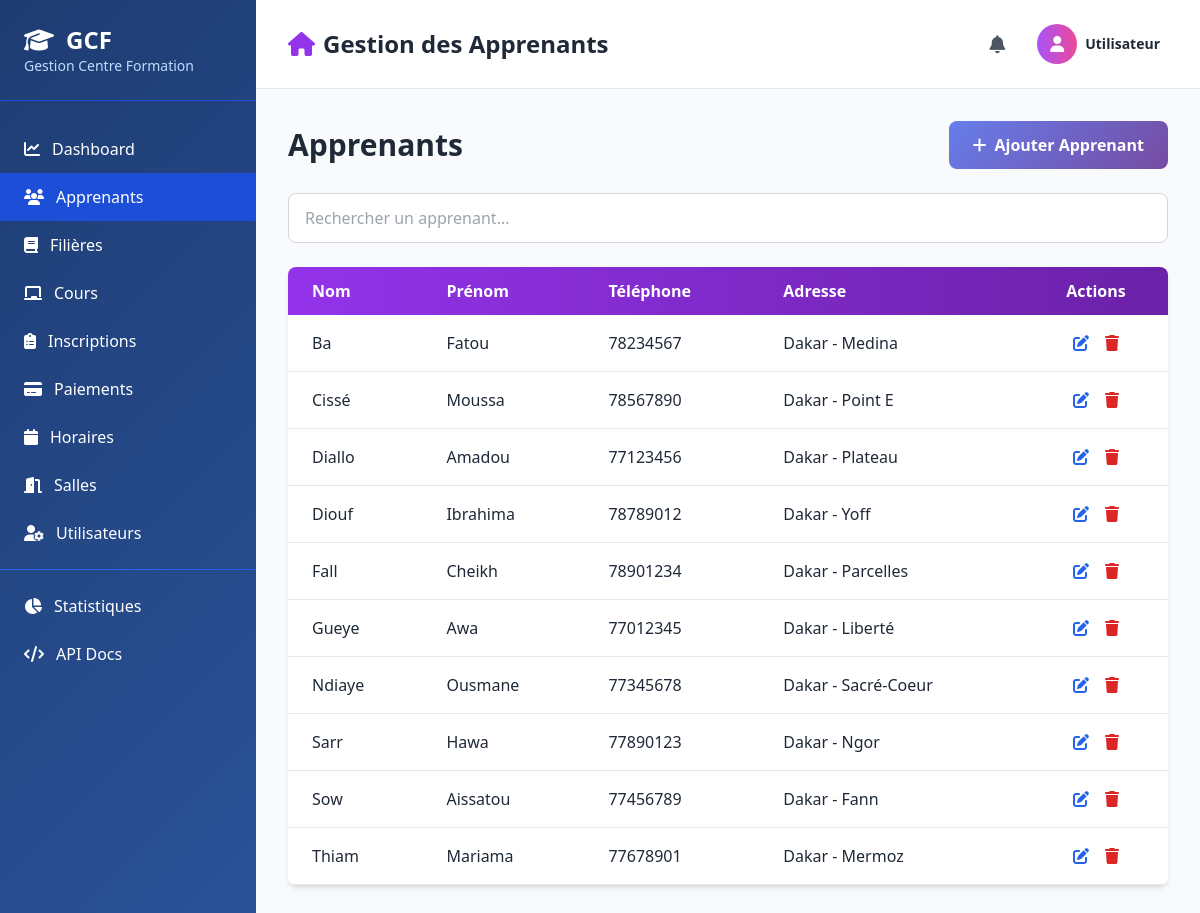
The page /pages/apprenants.php on the database its author committed.
### tables this page shows
CREATE TABLE `apprenant` (
  `id_apprenant` int(11) NOT NULL,
  `nom` varchar(100) NOT NULL,
  `prenom` varchar(100) NOT NULL,
  `telephone` varchar(20) DEFAULT NULL,
  `adresse` varchar(255) DEFAULT NULL
);

### classes/Apprenant.php (called while the page is built, shortened)
<?php
class Apprenant {
    private $conn;
    private $table = 'apprenant';
    public function __construct($db) {
        $this->conn = $db;
    }
    public function getAll() {
        $query = "SELECT * FROM " . $this->table . " ORDER BY nom ASC";
        $stmt = $this->conn->prepare($query);
        $stmt->execute();
        return $stmt->fetchAll(PDO::FETCH_ASSOC);
    }
}

### pages/apprenants.php (the view, shortened to what this page needs)
<?php
require_once __DIR__ . '/../classes/Apprenant.php';
$page_title = 'Gestion des Apprenants';
$database = new Database();
$db = $database->connect();
$apprenant = new Apprenant($db);
$apprenants = $apprenant->getAll();
include __DIR__ . '/../includes/header.php';
?>
                <div class="flex justify-between items-center mb-6">
                    <h2 class="text-3xl font-bold text-gray-800">Apprenants</h2>
                    <button onclick="openModal('addModal')" class="btn-primary text-white px-6 py-3 rounded-lg font-semibold flex items-center">
                        <i class="fas fa-plus mr-2"></i>Ajouter Apprenant
                    </button>
                </div>
                <div class="mb-6">
                    <input type="text" id="searchInput" placeholder="Rechercher un apprenant..."
                           class="w-full px-4 py-3 border border-gray-300 rounded-lg focus:outline-none focus:ring-2 focus:ring-purple-500 focus:border-transparent">
                </div>
                <div class="bg-white rounded-lg shadow-md overflow-hidden">
                    <div class="overflow-x-auto">
                        <table class="w-full" id="apprenantTable">
                            <thead class="bg-gradient-to-r from-purple-600 to-purple-800 text-white">
                                <tr>
                                    <th class="px-6 py-3 text-left">Nom</th>
                                    <th class="px-6 py-3 text-left">Prénom</th>
                                    <th class="px-6 py-3 text-left">Téléphone</th>
                                    <th class="px-6 py-3 text-left">Adresse</th>
                                    <th class="px-6 py-3 text-center">Actions</th>
                                </tr>
                            </thead>
                            <tbody>
                                <?php foreach ($apprenants as $app): ?>
                                <tr class="table-row border-b hover:bg-gray-50">
                                    <td class="px-6 py-4 text-gray-800"><?php echo htmlspecialchars($app['nom']); ?></td>
                                    <td class="px-6 py-4 text-gray-800"><?php echo htmlspecialchars($app['prenom']); ?></td>
                                    <td class="px-6 py-4 text-gray-800"><?php echo htmlspecialchars($app['telephone'] ?? '-'); ?></td>
                                    <td class="px-6 py-4 text-gray-800"><?php echo htmlspecialchars($app['adresse'] ?? '-'); ?></td>
                                    <td class="px-6 py-4 text-center">
                                        <a href="?edit=<?php echo $app['id_apprenant']; ?>" class="text-blue-600 hover:text-blue-800 mr-3">
                                            <i class="fas fa-edit"></i>
                                        </a>
                                        <a href="?delete=<?php echo $app['id_apprenant']; ?>" class="text-red-600 hover:text-red-800" onclick="return confirm('Êtes-vous sûr?')">
                                            <i class="fas fa-trash"></i>
                                        </a>
                                    </td>
                                </tr>
                                <?php endforeach; ?>
                            </tbody>
                        </table>
                    </div>
                </div>
<?php include __DIR__ . '/../includes/footer.php'; ?>

### includes/header.php (shortened to what this page needs)
<!DOCTYPE html>
<html lang="fr">
<head>
    <script src="https://cdn.tailwindcss.com"></script>
    <link href="https://cdnjs.cloudflare.com/ajax/libs/font-awesome/6.4.0/css/all.min.css" rel="stylesheet">
</head>
<body class="bg-gray-50">
    <div class="flex h-screen bg-gray-100">
        <div class="sidebar w-64 text-white shadow-lg">
            <div class="p-6 border-b border-blue-700">
                <h1 class="text-2xl font-bold flex items-center">
                    <i class="fas fa-graduation-cap mr-3"></i>GCF
                </h1>
                <p class="text-blue-200 text-sm">Gestion Centre Formation</p>
            </div>
            <nav class="mt-6">
                <a href="dashboard.php" class="block px-6 py-3 hover:bg-blue-700 transition <?php echo basename($_SERVER['PHP_SELF']) == 'dashboard.php' ? 'bg-blue-700' : ''; ?>">
                    <i class="fas fa-chart-line mr-3"></i>Dashboard
                </a>
                <a href="apprenants.php" class="block px-6 py-3 hover:bg-blue-700 transition <?php echo basename($_SERVER['PHP_SELF']) == 'apprenants.php' ? 'bg-blue-700' : ''; ?>">
                    <i class="fas fa-users mr-3"></i>Apprenants
                </a>
                <a href="filieres.php" class="block px-6 py-3 hover:bg-blue-700 transition <?php echo basename($_SERVER['PHP_SELF']) == 'filieres.php' ? 'bg-blue-700' : ''; ?>">
                    <i class="fas fa-book mr-3"></i>Filières
                </a>
                <a href="cours.php" class="block px-6 py-3 hover:bg-blue-700 transition <?php echo basename($_SERVER['PHP_SELF']) == 'cours.php' ? 'bg-blue-700' : ''; ?>">
                    <i class="fas fa-chalkboard mr-3"></i>Cours
                </a>
                <a href="inscriptions.php" class="block px-6 py-3 hover:bg-blue-700 transition <?php echo basename($_SERVER['PHP_SELF']) == 'inscriptions.php' ? 'bg-blue-700' : ''; ?>">
                    <i class="fas fa-clipboard-list mr-3"></i>Inscriptions
                </a>
                <a href="paiements.php" class="block px-6 py-3 hover:bg-blue-700 transition <?php echo basename($_SERVER['PHP_SELF']) == 'paiements.php' ? 'bg-blue-700' : ''; ?>">
                    <i class="fas fa-credit-card mr-3"></i>Paiements
                </a>
                <a href="horaires.php" class="block px-6 py-3 hover:bg-blue-700 transition <?php echo basename($_SERVER['PHP_SELF']) == 'horaires.php' ? 'bg-blue-700' : ''; ?>">
                    <i class="fas fa-calendar mr-3"></i>Horaires
                </a>
                <a href="salles.php" class="block px-6 py-3 hover:bg-blue-700 transition <?php echo basename($_SERVER['PHP_SELF']) == 'salles.php' ? 'bg-blue-700' : ''; ?>">
                    <i class="fas fa-door-open mr-3"></i>Salles
                </a>
                <a href="users.php" class="block px-6 py-3 hover:bg-blue-700 transition <?php echo basename($_SERVER['PHP_SELF']) == 'users.php' ? 'bg-blue-700' : ''; ?>">
                    <i class="fas fa-user-cog mr-3"></i>Utilisateurs
                </a>
                <hr class="my-3 border-blue-600">
                <a href="statistiques.php" class="block px-6 py-3 hover:bg-blue-700 transition <?php echo basename($_SERVER['PHP_SELF']) == 'statistiques.php' ? 'bg-blue-700' : ''; ?>">
                    <i class="fas fa-chart-pie mr-3"></i>Statistiques
                </a>
                <a href="api-docs.php" class="block px-6 py-3 hover:bg-blue-700 transition <?php echo basename($_SERVER['PHP_SELF']) == 'api-docs.php' ? 'bg-blue-700' : ''; ?>">
                    <i class="fas fa-code mr-3"></i>API Docs
                </a>
            </nav>
        </div>
        <div class="flex-1 flex flex-col overflow-hidden">
            <div class="bg-white border-b border-gray-200 shadow-sm">
                <div class="flex items-center justify-between px-8 py-4">
                    <h2 class="text-2xl font-bold text-gray-800">
                        <i class="fas fa-home text-purple-600 mr-2"></i><?php echo isset($page_title) ? $page_title : 'Dashboard'; ?>
                    </h2>
                    <div class="flex items-center space-x-4">
                        <button class="p-2 text-gray-600 hover:text-gray-900 hover:bg-gray-100 rounded-lg">
                            <i class="fas fa-bell text-lg"></i>
                        </button>
                        <div class="relative group">
                            <div class="flex items-center space-x-2 cursor-pointer p-2 hover:bg-gray-100 rounded-lg transition">
                                <div class="w-10 h-10 rounded-full bg-gradient-to-r from-purple-500 to-pink-500 flex items-center justify-center text-white font-bold">
                                    <i class="fas fa-user"></i>
                                </div>
                                <div class="hidden md:block">
                                    <p class="text-sm font-bold text-gray-800"><?php echo isset($_SESSION['user_name']) ? htmlspecialchars($_SESSION['user_name']) : 'Utilisateur'; ?></p>
                                </div>
                            </div>
                        </div>
                    </div>
                </div>
            </div>
            <div class="flex-1 overflow-auto bg-gray-50 p-8">

### includes/footer.php (shortened to what this page needs)
            </div>
        </div>
    </div>
</body>
</html>

### includes/header.php (style rules this page uses)
body { background: linear-gradient(135deg, #667eea 0%, #764ba2 100%); min-height: 100vh; }
.sidebar { background: linear-gradient(135deg, #1e3c72 0%, #2a5298 100%); }
.btn-primary { background: linear-gradient(135deg, #667eea 0%, #764ba2 100%); transition: all 0.3s ease; }

### rows shown on the page
apprenant: nom "Ba", prenom "Fatou", telephone "78234567", adresse "Dakar - Medina"
apprenant: nom "Cissé", prenom "Moussa", telephone "78567890", adresse "Dakar - Point E"
apprenant: nom "Diallo", prenom "Amadou", telephone "77123456", adresse "Dakar - Plateau"
apprenant: nom "Diouf", prenom "Ibrahima", telephone "78789012", adresse "Dakar - Yoff"
apprenant: nom "Fall", prenom "Cheikh", telephone "78901234", adresse "Dakar - Parcelles"
apprenant: nom "Gueye", prenom "Awa", telephone "77012345", adresse "Dakar - Liberté"
apprenant: nom "Ndiaye", prenom "Ousmane", telephone "77345678", adresse "Dakar - Sacré-Coeur"
apprenant: nom "Sarr", prenom "Hawa", telephone "77890123", adresse "Dakar - Ngor"
apprenant: nom "Sow", prenom "Aissatou", telephone "77456789", adresse "Dakar - Fann"
apprenant: nom "Thiam", prenom "Mariama", telephone "77678901", adresse "Dakar - Mermoz"

### other values the page prints
$page_title "Gestion des Apprenants"
